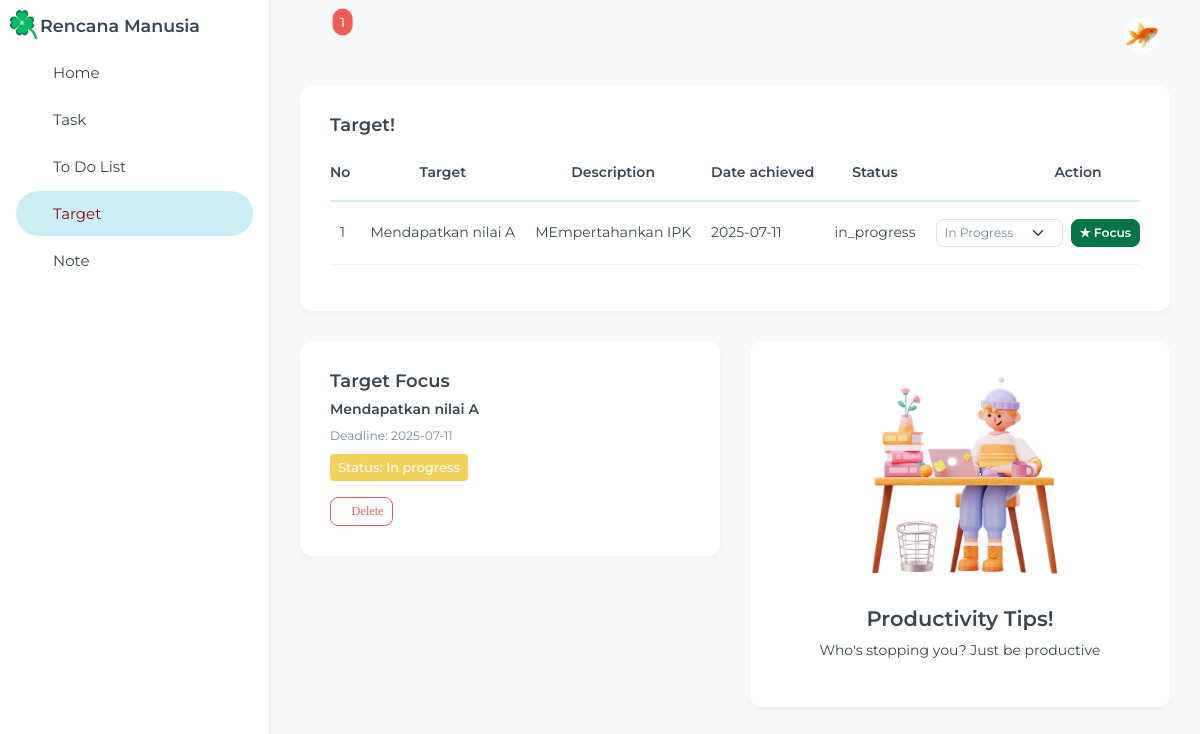
Screenshot of /target.php (signed in) with the database file from the repository.
### tables this page shows
CREATE TABLE `user` (
  `id_user` int(11) NOT NULL,
  `username` varchar(50) NOT NULL,
  `password` varchar(255) NOT NULL,
  `nama_lengkap` varchar(255) NOT NULL,
  `tanggal_daftar` timestamp NOT NULL DEFAULT current_timestamp(),
  `foto_profil` varchar(255) NOT NULL DEFAULT '''user-2.jpg'''
);

CREATE TABLE `target` (
  `id_target` int(255) NOT NULL,
  `target` text NOT NULL,
  `deskripsi_target` text NOT NULL,
  `tanggal_target` date NOT NULL,
  `status_target` enum('pending','in_progress','done','','') DEFAULT 'pending',
  `fokus_target` tinyint(1) DEFAULT NULL
);

### reminder_task.php (called while the page is built)
<?php
$reminder_task = [];
$today = date('Y-m-d');
if (!isset($data_task)) {
    $data_task = $db->tampil_data();
}
foreach ($data_task as $task) {
    $diff = (strtotime($task['tanggal_dl']) - strtotime($today)) / (60 * 60 * 24);
    if ($diff >= 0 && $diff <= 7) {
        $reminder_task[] = $task;
    }
}
$jumlah_reminder = count($reminder_task);
?>

### koneksi.php (called while the page is built, shortened)
<?php
class database {
    var $host = "localhost";
    var $username = "root";
    var $password = "";
    var $database = "uas";
    var $koneksi;
    function __construct() {
        $this->koneksi = mysqli_connect($this->host, $this->username, $this->password, $this->database);
    }
    function query($sql) {
    return mysqli_query($this->koneksi, $sql);
    }
    function get_user_by_id($id_user) {
        $query = "SELECT * FROM user WHERE id_user = ?";
        $stmt = $this->koneksi->prepare($query);
        $stmt->bind_param("i", $id_user);
        $stmt->execute();
        $result = $stmt->get_result();
        return $result->fetch_assoc();
    }
    function tampil_data($search = "") {
        if ($search != "") {
            $data = mysqli_query($this->koneksi, "SELECT * FROM task WHERE judul LIKE '%$search%'");
        } else {
            $data = mysqli_query($this->koneksi, "SELECT * FROM task");
        }
        $hasil = [];
        while ($row = mysqli_fetch_array($data)) {
            $hasil[] = $row;
        }
        return $hasil;
    }
    function tampil_target($search = "") {
        if ($search != "") {
            $data = mysqli_query($this->koneksi, "SELECT * FROM target WHERE target LIKE '%$search%'");
        } else {
            $data = mysqli_query($this->koneksi, "SELECT * FROM target");
        }
        $hasil = [];
        while ($row = mysqli_fetch_array($data)) {
            $hasil[] = $row;
        }
        return $hasil;
    }
}
?>

### target.php (the view, shortened to what this page needs)
<?php
include('koneksi.php');
$db = new database();
$search = isset($_GET['search']) ? $_GET['search'] : "";
$data_target = $db->tampil_target($search);
include('reminder_task.php');
$user_id = $_SESSION['id_user'];
$user = $db->get_user_by_id($user_id);
?>
<!DOCTYPE html>
<html lang="en">
<head>
  <link rel="stylesheet" href="css/styles.min.css" />
  <link rel="stylesheet" href="css/icons/tabler-icons/tabler-icons.css" />
</head>
<body>
  <div class="page-wrapper" id="main-wrapper" data-layout="vertical" data-navbarbg="skin6" data-sidebartype="full"
    data-sidebar-position="fixed" data-header-position="fixed">
    <aside class="left-sidebar">
      <div>
        <div class="brand-logo d-flex align-items-center justify-content-between">
          <a href="index.php" class="text-nowrap logo-img d-flex align-items-center">
            <img src="images/logos/logo_rm.png" alt="" style="width: 30px; height: auto; margin-left: 10px;" />
            <h5 class="mb-0">Rencana Manusia </h5>
          </a>
        </div>
        <nav class="sidebar-nav scroll-sidebar" data-simplebar="">
          <ul id="sidebarnav">
            <li class="sidebar-item">
              <a class="sidebar-link" href="index.php" aria-expanded="false">
                <span>
                </span>
                <span class="hide-menu">Home</span>
              </a>
            </li>
            <li class="sidebar-item">
              <a class="sidebar-link" href="./task.php" aria-expanded="false">
                <span>
                </span>
                <span class="hide-menu">Task</span>
              </a>
            </li>
            <li class="sidebar-item">
              <a class="sidebar-link" href="./todo.php" aria-expanded="false">
                <span>
                </span>
                <span class="hide-menu">To Do List</span>
              </a>
            </li>
            <li class="sidebar-item">
              <a class="sidebar-link" href="./target.php" aria-expanded="false">
                <span>
                </span>
                <span class="hide-menu">Target</span>
              </a>
            </li>
            <li class="sidebar-item">
              <a class="sidebar-link" href="./note.php" aria-expanded="false">
                <span>
                </span>
                <span class="hide-menu">Note</span>
              </a>
            </li>
          </ul>
        </nav>
      </div>
    </aside>
    <div class="body-wrapper">
      <header class="app-header">
        <nav class="navbar navbar-expand-lg navbar-light">
          <ul class="navbar-nav">
            <li class="nav-item">
              <a class="nav-link nav-icon-hover position-relative" href="#" data-bs-toggle="dropdown">
                <i class="ti ti-bell-ringing"></i>
                <?php if($jumlah_reminder > 0): ?>
                  <span class="position-absolute top-10 start-100 translate-middle badge rounded-pill bg-danger">
                    <?= $jumlah_reminder ?>
                  </span>
                <?php endif; ?>
              </a>
            </li>
          </ul>
          <div class="navbar-collapse justify-content-end px-0" id="navbarNav">
            <ul class="navbar-nav flex-row ms-auto align-items-center justify-content-end">
              <li class="nav-item dropdown">
                <a class="nav-link nav-icon-hover" href="javascript:void(0)" id="drop2" data-bs-toggle="dropdown" aria-expanded="false">
                    <?php
                    $foto_profil_nav = !empty($user['foto_profil']) ?
                        "images/uploads/" . $user['foto_profil'] :
                        "images/user-2.jpg";
                    ?>
                    <img src="<?= $foto_profil_nav ?>" alt="" width="35" height="35" class="rounded-circle" style="object-fit: cover;">
                </a>
              </li>
            </ul>
          </div>
        </nav>
      </header>
      <div class="container-fluid">
        <div class="row">
          <div class="col-lg-12">
          <div class="card">
            <div class="card-body">
              <h4 class="card-title">Target!</h4>
              <div class="table-responsive">
                <table class="table text-nowrap align-middle mb-0">
                  <thead>
                    <tr class="border-2 border-bottom border-primary border-0">
                      <th scope="col" class="ps-0">No</th>
                      <th scope="col" class="text-center">Target</th>
                      <th scope="col" class="text-center">Description</th>
                      <th scope="col" class="text-center">Date achieved</th>
                      <th scope="col" class="text-center">Status</th>
                      <th scope="col" class="text-center">Action</th>
                    </tr>
                  </thead>
                  <tbody class="table-group-divider">
                    <?php
                    if (empty($data_target)) {
                      echo "<tr><td colspan='6'>Tidak ada data ditemukan</td></tr>";
                    } else {
                      $no = 1;
                    foreach($data_target as $row):
                    ?>
                    <tr>
                        <span class="text-truncate">
                        <td><?php echo $no++; ?></td>
                        <td><?php echo $row['target'] ?></td>
                        <td><?php echo $row['deskripsi_target'] ?></td>
                        <td><?php echo $row['tanggal_target'] ?></td>
                        <td><?php echo $row['status_target']; ?></td>
                        <td>
                          <div class="d-flex gap-2 align-items-center">
                            <form action="proses_target.php?action=update_status_target" method="POST" style="display:inline;">
                              <select name="status_target" onchange="this.form.submit()" class="form-select form-select-sm" style="width:auto; display:inline;">
                                <option value="in_progress" <?php if($row['status_target']=='in_progress') echo 'selected'; ?>>In Progress</option>
                              </select>
                            </form>
                            <form action="proses_target.php" method="POST" style="display:inline;">
                              <button type="submit" class="btn btn-sm <?= $row['fokus_target'] ? 'btn-success' : 'btn-outline-secondary' ?>" title="Jadikan Fokus">
                                <?= $row['fokus_target'] ? '★ Focus' : 'Set Focus' ?>
                              </button>
                            </form>
                          </div>
                        </td>
                        </span>
                    </tr>
                    <?php endforeach; } ?>
                  </tbody>
                </table>
              </div>
            </div>
          </div>
        </div>
        <div class="col-lg-6">
            <div class="card">
                <div class="card-body">
                    <h4 class="card-title">
                        Target Focus
                    </h4>
                  <?php
                  $fokus_target = $db->query("SELECT * FROM target WHERE fokus_target = 1 LIMIT 1");
                  if($fokus_target && mysqli_num_rows($fokus_target) > 0) {
                      $fokus_target = mysqli_fetch_assoc($fokus_target);
                  ?>
                      <h6><?= htmlspecialchars($fokus_target['target']) ?></h6>
                      <small>Deadline: <?= $fokus_target['tanggal_target'] ?></small>
                      <div class="mt-2">
                          <span class="badge bg-<?=
                              ($fokus_target['status_target'] == 'done') ? 'success' :
                              (($fokus_target['status_target'] == 'in_progress') ? 'warning' : 'secondary')
                          ?>">
                              Status: <?= ucfirst(str_replace('_', ' ', $fokus_target['status_target'])) ?>
                          </span>
                      </div>
                      <form action="proses_target.php" method="POST" class="mt-3">
                          <button type="submit" class="btn btn-outline-danger btn-sm"><i class="ti ti-trash"> Delete</i></button>
                      </form>
                  <?php } ?>
              </div>
          </div>
      </div>
        <div class="col-lg-6">
          <div class="card">
            <div class="card-body text-center">
              <img src="images/backgrounds/product-tip.png" alt="image" class="img-fluid" width="205">
              <h4 class="mt-7">Productivity Tips!</h4>
              <p class="card-subtitle mt-2 mb-3">Who's stopping you? Just be productive</p>
            </div>
          </div>
        </div>
            </div>
          </div>
        </div>
        </div>
</body>
</html>

### rows the page displays
user: foto_profil (picture)
target: target "Mendapatkan nilai A", deskripsi_target "MEmpertahankan IPK", tanggal_target "2025-07-11", status_target "in_progress", status_target "In Progress", fokus_target "★ Focus", status_target "In progress"

### other values shown
$jumlah_reminder "1"
